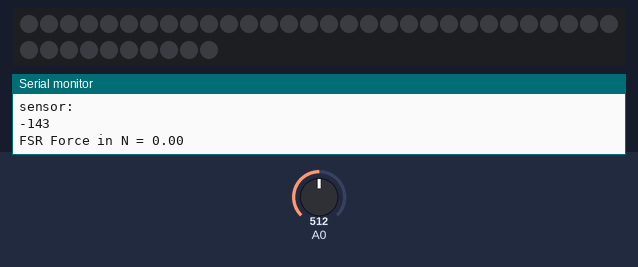
Simulated run of this sketch. Board: Arduino Uno, built with avr-gcc and run on an emulated ATmega328P. Shown: 40 RGB LEDs in strip order, left to right, continuing on the next row, the last lines printed to the serial monitor. The inputs (shaded band) are chosen by the test bench; at power-on: A0 = 512.

Above: at 1.2 s.
1.3 s: A0 set to 716
2.8 s: A0 set to 900
At 3.7 s:
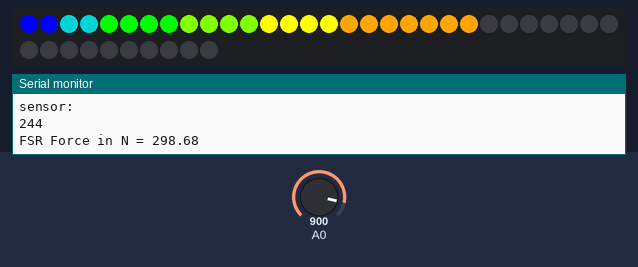
4.5 s: A0 set to 90
At 5.8 s:
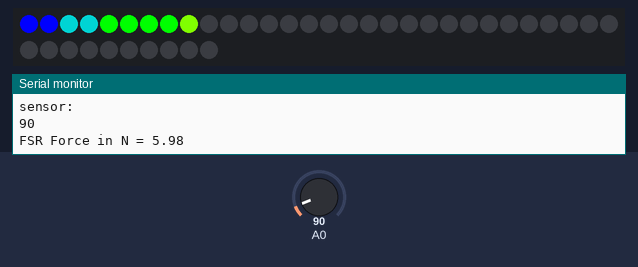
6.1 s: A0 set to 489
At 7.4 s:
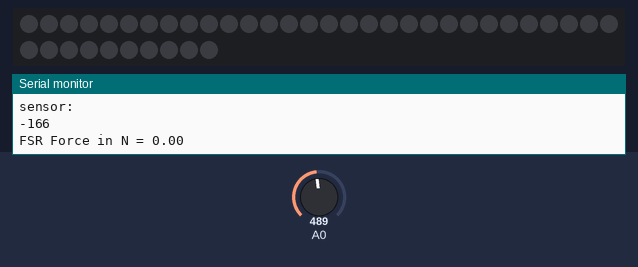
7.7 s: A0 set to 506
At 10.42 s:
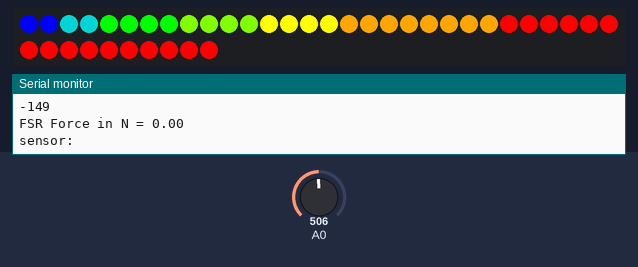
10.7 s: A0 set to 716
At 12.1 s:
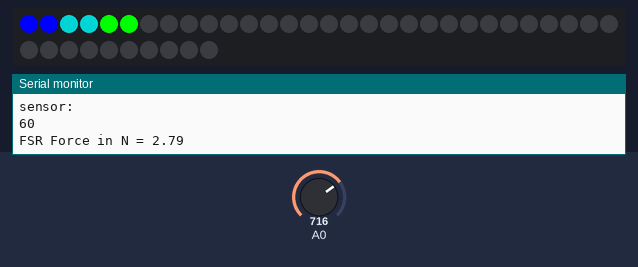
Timing chart, 0 to 13.4 s (numbered marks = the images above; inputs shaded):
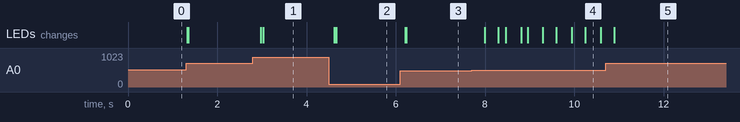

Measured:
- the behaviour switches between 505 and 506 on A0 (found by bisection; images 3 and 4)
- after the input at 2.8 s, the LEDs: first change after 0.18 s (image 1 shows a later state)
- after the input at 4.5 s, the LEDs: first change after 0.12 s (image 2 shows a later state)
- after the input at 6.1 s, the LEDs: first change after 0.11 s (image 3 shows a later state)
- after the input at 7.7 s, the LEDs: first change after 0.29 s (image 4 shows a later state)
- after the input at 10.7 s, the LEDs: first change after 0.19 s (image 5 shows a later state)

The sketch:

Sensor_Force_Measurement.ino
```cpp
// C++ code
//
//#include <Adafruit_NeoPixel.h>
//#include <Adafruit_LiquidCrystal.h>
#include <FastLED.h>
#include "math.h"

int seconds = 0;


#define NUM_LEDS	40
#define MAX_SENSOR 	430.0f
#define MIN_SENSOR 	0.0f
#define MIN_LEDS 	1.0f
#define LED_PIN 4

int delayval = 100;

int sensor;
CRGB leds[NUM_LEDS];

int numLedsLUT[(int)MAX_SENSOR];

void setup()
{
  Serial.begin(9600);
  FastLED.addLeds<WS2812, LED_PIN, GRB>(leds, NUM_LEDS);
 // lcd_1.begin(16, 2);

  //lcd_1.print("sensor value: ");


  pinMode(A0, INPUT);

  //pixels1.begin();
  //pixels2.begin();
  //pixels3.begin();
  //pixels4.begin();
  //populate lookup table with #LEDs on for a given force
  for (int i = 0; i < MAX_SENSOR; i++){
    //num LEDs on determined via interpolation scaling
    float float_leds_on = ((NUM_LEDS - MIN_LEDS) / (MAX_SENSOR - MIN_SENSOR)) * (i - MIN_SENSOR) + MIN_LEDS;
    numLedsLUT[i] = (int) round(float_leds_on); //populate LUT
  }

}
/**
void loop(){
  //use this to gather your highest and lowest values. Use these to update min and max sensor macros.
  int temp = analogRead(A0);
  Serial.print("\r\nsensor: \r\n"); //display sensor reading
  Serial.print(temp);
  delay(100);
}
**/

void loop()
{
  int getSmooth = 0;
  int temp;
  while (getSmooth < 100){
    temp = analogRead(A0);
    if (temp > MIN_SENSOR){
      sensor += temp;
      getSmooth++;
    }
  }

  sensor = (int)(sensor/100);
  //Display LEDs/OLED according to sensor value
  processSensorData(numLedsLUT[sensor]);
  determineForce(sensor);
  sensor = 0;
}

void determineForce(int sensor) {
  float forceVal;
  float gram_force;
  if (sensor > 1){
    gram_force = 62*exp(0.0254f*sensor);//see plot of g vs sensor out
    forceVal  = (9.8 * (gram_force*0.001f)); //f = m(kg)*9.8, correction factor of 0.62 to offset
  } else {
    forceVal = 0.0;
  }
  Serial.print("FSR Force in N = ");
  Serial.println(forceVal);
}

void processSensorData(int number_leds_on){
  for (int i = 0; i < NUM_LEDS; i++){ // for each LED in the strip
    if (i < number_leds_on){ // if our current LED should be ON
      if ((i+1) <= (NUM_LEDS * 0.05)){ // bottom 5%, color BLUE
        leds[i] = CRGB(0, 0, 255);
      } else if ((i+1) <= (NUM_LEDS * 0.10)) { // next 5%, color GREEN-BLUE
        leds[i] = CRGB(0, 128, 128);
      } else if ((i+1) <= (NUM_LEDS * 0.20)) { // next 10%, color GREEN
        leds[i] = CRGB(0, 255, 0);
      } else if ((i+1) <= (NUM_LEDS * 0.30)) { // next 10%, color YELLOW-GREEN
        leds[i] = CRGB(128, 255, 0);
      } else if ((i+1) <= (NUM_LEDS * 0.40)) { // next 10%, color YELLOW
        leds[i] = CRGB(255, 255, 0);
      } else if ((i+1) <= (NUM_LEDS * 0.60)) { // next 20%, color ORANGE
        leds[i] = CRGB(255, 165, 0);
      } else { // top 40%, color RED
        leds[i] = CRGB(255, 0, 0);
      }
      FastLED.show();
      delay(2);
    } else { // outside of range of ON LEDs, turn off
      leds[i] = CRGB(0, 0, 0);
      FastLED.show();
      delay(2);
    }
  }

  // Clear previous sensor reading on LCD
  //lcd_1.clear();

  // Display sensor reading
  Serial.print("\r\nsensor: \r\n");
  Serial.println(sensor);
}
```
